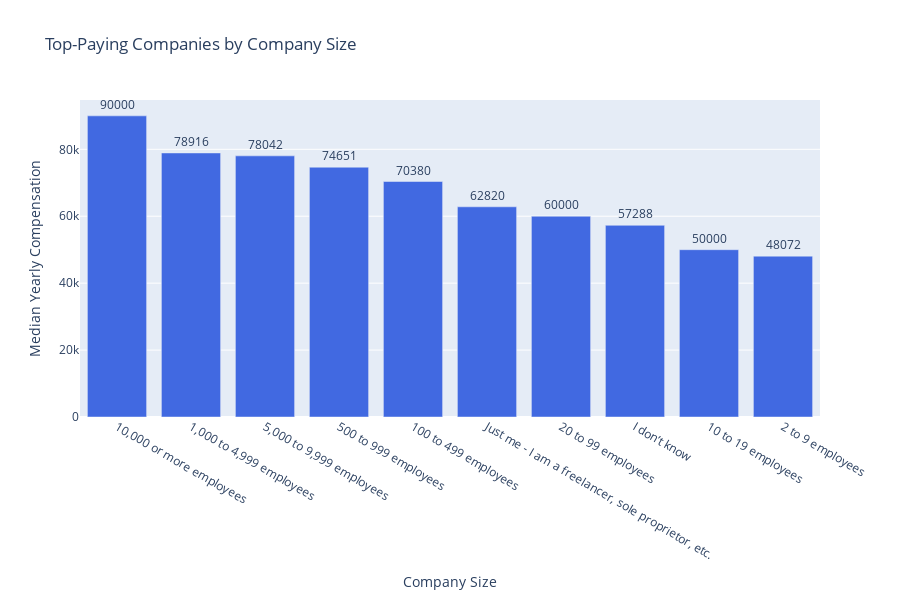

This figure's notebook cell:
### Code cell
df = df[['OrgSize', 'ConvertedCompYearly']].dropna()
company_comp_data = df.groupby('OrgSize')['ConvertedCompYearly'].median().reset_index()
sorted_data = company_comp_data.sort_values('ConvertedCompYearly', ascending=False)
fig = px.bar(
    sorted_data,
    x='OrgSize',
    y='ConvertedCompYearly',
    text='ConvertedCompYearly',  
    labels={'OrgSize': 'Company Size'},
    title='Top-Paying Companies by Company Size'
)
fig.update_traces(marker_color='royalblue', textposition='outside')
fig.update_layout(
    xaxis_title='Company Size',
    yaxis_title='Median Yearly Compensation',
    showlegend=False,
    height=600  
)
fig.show()

### Figure 1 — Plotly figure (JSON) as saved in the notebook; plotly's stock layout.template omitted (floating-point values rounded to 4 significant figures)
{"data": [{"alignmentgroup": "True", "hovertemplate": "Company Size=%{x}<br>ConvertedCompYearly=%{text}<extra></extra>", "legendgroup": "", "marker": {"color": "royalblue", "pattern": {"shape": ""}}, "name": "", "offsetgroup": "", "orientation": "v", "showlegend": false, "text": [90000, 78916, 78042, 74651, 70380, 62820, 60000, 57288, 50000, 48072], "textposition": "outside", "type": "bar", "x": ["10,000 or more employees", "1,000 to 4,999 employees", "5,000 to 9,999 employees", "500 to 999 employees", "100 to 499 employees", "Just me - I am a freelancer, sole proprietor, etc.", "20 to 99 employees", "I don’t know", "10 to 19 employees", "2 to 9 employees"], "xaxis": "x", "y": [90000, 78916, 78042, 74651, 70380, 62820, 60000, 57288, 50000, 48072], "yaxis": "y"}], "layout": {"barmode": "relative", "height": 600, "legend": {"tracegroupgap": 0}, "showlegend": false, "title": {"text": "Top-Paying Companies by Company Size"}, "xaxis": {"anchor": "y", "domain": [0, 1], "title": {"text": "Company Size"}}, "yaxis": {"anchor": "x", "domain": [0, 1], "title": {"text": "Median Yearly Compensation"}}}}
